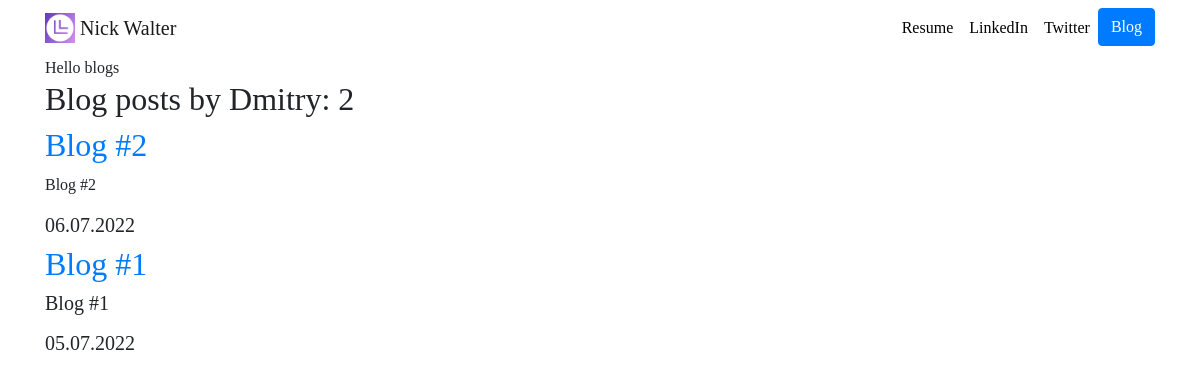
The page /blog/ on the database as committed earlier.
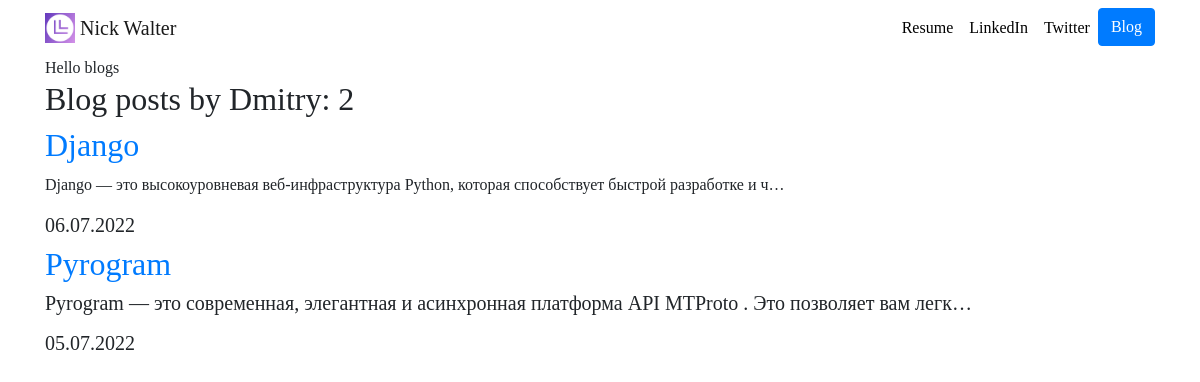
The same page on the database as committed later.
### blog/models.py (models this page shows, shortened)
class Blog(models.Model):
    title = models.TextField(max_length=200)
    description = models.TextField()
    date = models.DateField()

### blog/views.py (the view)
# urls.py: path('', views.all_blogs, name='all_blogs'),
def all_blogs(request):
    blogs = Blog.objects.order_by('-date')[:10]
    return render(request, 'blog/all_blogs.html', {'blogs': blogs})

### blog/templates/blog/all_blogs.html
{% extends 'portfolio/base.html'%}
{% block content%}
Hello blogs
<h2> Blog post{{blogs.count|pluralize}} by Dmitry: {{blogs.count}}</h2>
{% for blog in blogs %}
<a href="{% url 'blog:detail' blog.id %}"><h2>{{ blog.title }} </h2></a>
<p>{{ blog.description|safe|truncatechars:100 }} </p>
<h5>{{ blog.date|date:'d.m.Y' }}<h5>
{% endfor %}
{% endblock%}

Rows that differ between the two databases and show on the page:
changed Blog: title "Blog #2" → "Django"; description "Blog #2" → "Django — это высокоуровневая веб-инфраструктура Python, которая способствует быстрой разработке и ч…"
changed Blog: title "Blog #1" → "Pyrogram"; description "Blog #1" → "Pyrogram — это современная, элегантная и асинхронная платформа API MTProto . Это позволяет вам легк…"
